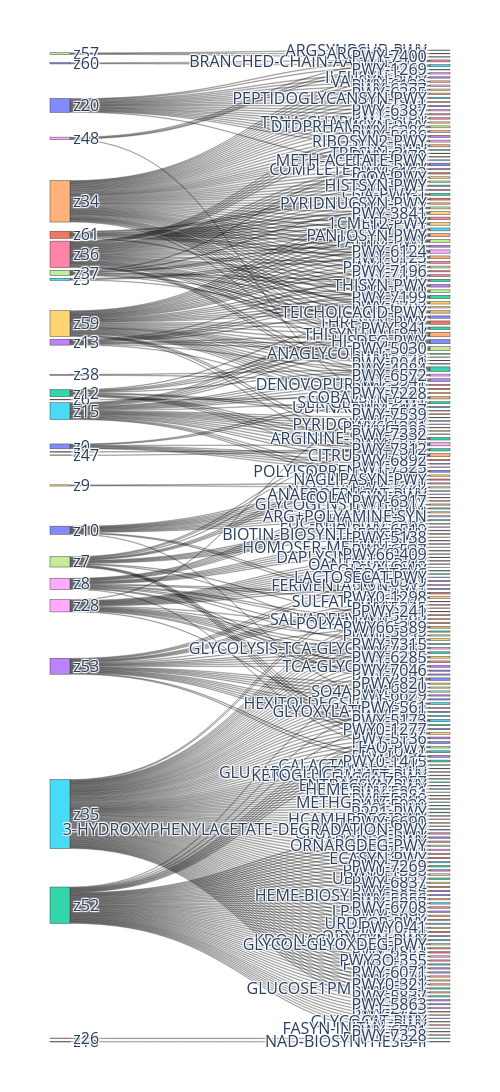

The notebook cell saved with this chart:
### Markdown cell above
# Supplementary Figure 3H - Sankey: all pathways

### Code cell
fig = plot_sankey(Xp, latent_df, 0.5, width=500, height=2500)
save_sankey(fig, "sFig3H")

### Figure 1 — Plotly figure (JSON) as saved in the notebook; plotly's stock layout.template omitted (floating-point values rounded to 4 significant figures; data arrays with more than 128 entries replaced by an {"elided": "..."} marker saying what was removed)
{"data": [{"link": {"source": {"elided": "518 int values"}, "target": {"elided": "518 int values"}, "value": {"elided": "518 float values"}}, "node": {"label": {"elided": "462 str values"}, "pad": 15, "thickness": 20}, "type": "sankey"}], "layout": {"font": {"size": 16}, "height": 2500, "margin": {"b": 50, "l": 50, "r": 50, "t": 50}, "width": 500}}
